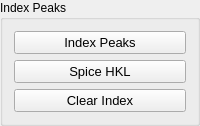
               <widget class="QGroupBox" name="groupBox_19">
                <property name="title">
                 <string>Index Peaks</string>
                </property>
                <layout class="QGridLayout" name="gridLayout_31">
                 <item row="1" column="0">
                  <widget class="QPushButton" name="pushButton_resetPeakHKLs">
                   <property name="minimumSize">
                    <size>
                     <width>100</width>
                     <height>0</height>
                    </size>
                   </property>
                   <property name="maximumSize">
                    <size>
                     <width>500</width>
                     <height>16777215</height>
                    </size>
                   </property>
                   <property name="font">
                    <font>
                     <pointsize>10</pointsize>
                    </font>
                   </property>
                   <property name="text">
                    <string>Spice HKL</string>
                   </property>
                  </widget>
                 </item>
                 <item row="0" column="0">
                  <widget class="QPushButton" name="pushButton_indexUBPeaks">
                   <property name="minimumSize">
                    <size>
                     <width>100</width>
                     <height>0</height>
                    </size>
                   </property>
                   <property name="maximumSize">
                    <size>
                     <width>500</width>
                     <height>16777215</height>
                    </size>
                   </property>
                   <property name="font">
                    <font>
                     <pointsize>10</pointsize>
                    </font>
                   </property>
                   <property name="text">
                    <string>Index Peaks</string>
                   </property>
                  </widget>
                 </item>
                 <item row="2" column="0">
                  <widget class="QPushButton" name="pushButton_clearIndexing">
                   <property name="font">
                    <font>
                     <pointsize>10</pointsize>
                    </font>
                   </property>
                   <property name="toolTip">
                    <string>&lt;html&gt;&lt;head/&gt;&lt;body&gt;&lt;p&gt;Clear all the index (HKL) to zero&lt;/p&gt;&lt;/body&gt;&lt;/html&gt;</string>
                   </property>
                   <property name="text">
                    <string>Clear Index</string>
                   </property>
                  </widget>
                 </item>
                </layout>
               </widget>
